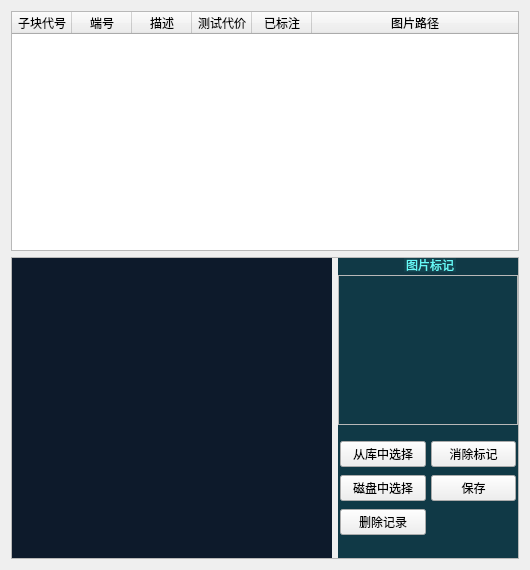
        <widget class="QWidget" name="tab_6">
         <property name="styleSheet">
          <string notr="true">#tab_6{background-color: rgba(19, 67, 79, 1);
    border-color: rgba(19, 67, 79, 1);
    border: 0px solid rgba(61, 255, 255,0.4);
    margin: 2px;}

QGroupBox{
	background-color: rgba(16, 57, 70, 1);
	border: 0px solid rgb(111, 255, 255);
	margin-top:3.3ex;
	color: rgba(102, 249, 247, 1);
	font: 12pt &quot;微软雅黑&quot;;
}

QGroupBox::title{
	subcontrol-origin: margin;
	subcontrol-position: top center;
	background-color: rgba(19, 67, 79, 1);
	padding: 7 10000px;
}

QLabel{
	color: rgba(102, 249, 247, 1);
	font: 12pt &quot;微软雅黑&quot;;
}

QRadioButton{
	color: rgba(102, 249, 247, 1);
	font: 12pt &quot;微软雅黑&quot;;
}

QRadioButton::indicator{
	border-color: rgba(255, 255, 255,0);
	background:transparent;
}


QRadioButton::indicator:checked{
	border-image:url(:/widget/images/green.png)
}

QRadioButton::indicator:unchecked{
	border-image:url(:/widget/images/unchecked.png)
}

QToolButton{
	border: 2px solid rgba(61, 255, 255,0.4);
	background-color: rgba(12, 34, 45, 0.6);
	font: 10pt &quot;微软雅黑&quot;;
	color: rgba(102, 249, 247, 1);
	text-align：center;
}

QToolButton::disabled{
	border: 0px;
	color: rgba(102, 249, 247, 0.3);
	text-align：center;
}

QToolButton::pressed{
	border: 2px solid rgba(61, 255, 255,0.8);
	background-color: rgba(12, 34, 45, 1);
	font: 12pt &quot;微软雅黑&quot;;
}

QToolButton::hover{
	border: 2.5px solid rgba(61, 255, 255,0.8);
	background-color: rgba(12, 34, 45, 0.6);
	font: 75 12pt &quot;微软雅黑&quot;;
}

QDoubleSpinBox{
	border: 0px solid rgba(61, 255, 255,0.4);
	background-color: rgba(255, 255, 255, 0.2);
	font: 12pt &quot;Times New Roman&quot;;
	color: rgba(102, 249, 247, 1);
	text-align：center;
	padding-left:10px;
}</string>
         </property>
         <attribute name="title">
          <string>端口</string>
         </attribute>
         <layout class="QVBoxLayout" name="verticalLayout_3">
          <item>
           <widget class="QTableWidget" name="tableTerm">
            <property name="minimumSize">
             <size>
              <width>0</width>
              <height>240</height>
             </size>
            </property>
            <property name="focusPolicy">
             <enum>Qt::NoFocus</enum>
            </property>
            <property name="styleSheet">
             <string notr="true"/>
            </property>
            <property name="editTriggers">
             <set>QAbstractItemView::DoubleClicked</set>
            </property>
            <property name="selectionMode">
             <enum>QAbstractItemView::ExtendedSelection</enum>
            </property>
            <property name="selectionBehavior">
             <enum>QAbstractItemView::SelectRows</enum>
            </property>
            <property name="columnCount">
             <number>6</number>
            </property>
            <attribute name="horizontalHeaderMinimumSectionSize">
             <number>40</number>
            </attribute>
            <attribute name="horizontalHeaderDefaultSectionSize">
             <number>60</number>
            </attribute>
            <attribute name="horizontalHeaderShowSortIndicator" stdset="0">
             <bool>true</bool>
            </attribute>
            <attribute name="horizontalHeaderStretchLastSection">
             <bool>true</bool>
            </attribute>
            <attribute name="verticalHeaderVisible">
             <bool>false</bool>
            </attribute>
            <attribute name="verticalHeaderStretchLastSection">
             <bool>false</bool>
            </attribute>
            <column>
             <property name="text">
              <string>子块代号</string>
             </property>
            </column>
            <column>
             <property name="text">
              <string>端号</string>
             </property>
            </column>
            <column>
             <property name="text">
              <string>描述</string>
             </property>
            </column>
            <column>
             <property name="text">
              <string>测试代价</string>
             </property>
            </column>
            <column>
             <property name="text">
              <string>已标注</string>
             </property>
            </column>
            <column>
             <property name="text">
              <string>图片路径</string>
             </property>
            </column>
           </widget>
          </item>
          <item>
           <widget class="QFrame" name="frame">
            <property name="minimumSize">
             <size>
              <width>0</width>
              <height>0</height>
             </size>
            </property>
            <property name="styleSheet">
             <string notr="true"/>
            </property>
            <property name="frameShape">
             <enum>QFrame::StyledPanel</enum>
            </property>
            <property name="frameShadow">
             <enum>QFrame::Raised</enum>
            </property>
            <layout class="QHBoxLayout" name="horizontalLayout_7" stretch="0,0">
             <property name="leftMargin">
              <number>0</number>
             </property>
             <property name="topMargin">
              <number>0</number>
             </property>
             <property name="rightMargin">
              <number>0</number>
             </property>
             <property name="bottomMargin">
              <number>0</number>
             </property>
             <item>
              <widget class="QWidget" name="graphicsWidget_2" native="true">
               <layout class="QGridLayout" name="gridLayout_13">
                <property name="leftMargin">
                 <number>0</number>
                </property>
                <property name="topMargin">
                 <number>0</number>
                </property>
                <property name="rightMargin">
                 <number>0</number>
                </property>
                <property name="bottomMargin">
                 <number>0</number>
                </property>
                <property name="spacing">
                 <number>0</number>
                </property>
                <item row="0" column="0">
                 <widget class="MyGraphicsView" name="graphicsView">
                  <property name="minimumSize">
                   <size>
                    <width>320</width>
                    <height>300</height>
                   </size>
                  </property>
                  <property name="styleSheet">
                   <string notr="true">	border:2px solid rgb(17,255,255,200);		
    background-color: rgb(13, 26, 43);
    padding: 0px; border: 0px;</string>
                  </property>
                  <property name="verticalScrollBarPolicy">
                   <enum>Qt::ScrollBarAlwaysOff</enum>
                  </property>
                  <property name="horizontalScrollBarPolicy">
                   <enum>Qt::ScrollBarAlwaysOff</enum>
                  </property>
                  <property name="alignment">
                   <set>Qt::AlignCenter</set>
                  </property>
                  <property name="dragMode">
                   <enum>QGraphicsView::ScrollHandDrag</enum>
                  </property>
                  <property name="transformationAnchor">
                   <enum>QGraphicsView::AnchorUnderMouse</enum>
                  </property>
                  <property name="resizeAnchor">
                   <enum>QGraphicsView::AnchorUnderMouse</enum>
                  </property>
                 </widget>
                </item>
               </layout>
              </widget>
             </item>
             <item>
              <widget class="QGroupBox" name="groupBox_5">
               <property name="minimumSize">
                <size>
                 <width>0</width>
                 <height>0</height>
                </size>
               </property>
               <property name="styleSheet">
                <string notr="true">font: 10pt &quot;微软雅黑&quot;;</string>
               </property>
               <property name="title">
                <string>图片标记</string>
               </property>
               <layout class="QGridLayout" name="gridLayout_9">
                <property name="leftMargin">
                 <number>0</number>
                </property>
                <property name="rightMargin">
                 <number>0</number>
                </property>
                <item row="2" column="0">
                 <widget class="QWidget" name="widget_6" native="true">
                  <property name="minimumSize">
                   <size>
                    <width>35</width>
                    <height>60</height>
                   </size>
                  </property>
                  <property name="maximumSize">
                   <size>
                    <width>16777215</width>
                    <height>100</height>
                   </size>
                  </property>
                  <layout class="QGridLayout" name="gridLayout_8">
                   <property name="leftMargin">
                    <number>2</number>
                   </property>
                   <property name="topMargin">
                    <number>0</number>
                   </property>
                   <property name="rightMargin">
                    <number>2</number>
                   </property>
                   <property name="bottomMargin">
                    <number>0</number>
                   </property>
                   <property name="horizontalSpacing">
                    <number>5</number>
                   </property>
                   <item row="0" column="1">
                    <widget class="QPushButton" name="BtnCancelSign">
                     <property name="minimumSize">
                      <size>
                       <width>0</width>
                       <height>20</height>
                      </size>
                     </property>
                     <property name="styleSheet">
                      <string notr="true"/>
                     </property>
                     <property name="text">
                      <string>消除标记</string>
                     </property>
                    </widget>
                   </item>
                   <item row="1" column="1">
                    <widget class="QPushButton" name="BtnSave">
                     <property name="minimumSize">
                      <size>
                       <width>0</width>
                       <height>20</height>
                      </size>
                     </property>
                     <property name="text">
                      <string>保存</string>
                     </property>
                    </widget>
                   </item>
                   <item row="1" column="0">
                    <widget class="QPushButton" name="BtnFromDisk">
                     <property name="text">
                      <string>磁盘中选择</string>
                     </property>
                    </widget>
                   </item>
                   <item row="0" column="0">
                    <widget class="QPushButton" name="BtnFromUnitImage">
                     <property name="text">
                      <string>从库中选择</string>
                     </property>
                    </widget>
                   </item>
                   <item row="2" column="0">
                    <widget class="QPushButton" name="BtnDelItem">
                     <property name="text">
                      <string>删除记录</string>
                     </property>
                    </widget>
                   </item>
                  </layout>
                 </widget>
                </item>
                <item row="1" column="0">
                 <widget class="QFrame" name="frameTag">
                  <property name="minimumSize">
                   <size>
                    <width>180</width>
                    <height>0</height>
                   </size>
                  </property>
                  <property name="maximumSize">
                   <size>
                    <width>200</width>
                    <height>150</height>
                   </size>
                  </property>
                  <property name="frameShape">
                   <enum>QFrame::StyledPanel</enum>
                  </property>
                  <property name="frameShadow">
                   <enum>QFrame::Raised</enum>
                  </property>
                 </widget>
                </item>
               </layout>
              </widget>
             </item>
            </layout>
           </widget>
          </item>
         </layout>
        </widget>
